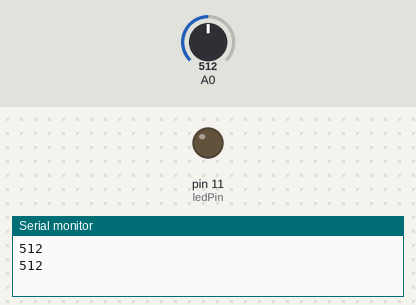
Bench run of a sketch on a simulated Arduino Uno, built with avr-gcc and run on an emulated ATmega328P. Shown: output pins drawn as LEDs (lit = HIGH), the last lines printed to the serial monitor. Inputs (shaded band) come from the test bench; at power-on: A0 = 512.

Above: at 1.8 s.
1.9 s: A0 set to 260
3.4 s: A0 set to 232
At 5.0 s:
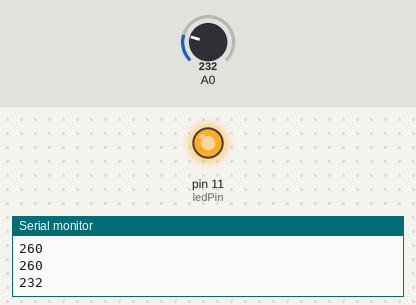
5.5 s: A0 set to 306
At 6.6 s:
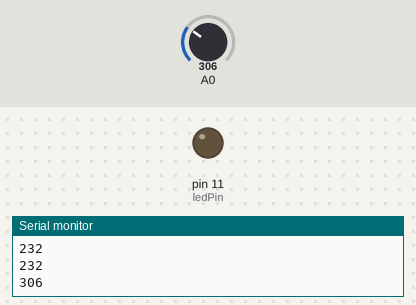
7.5 s: A0 set to 240
At 9.4 s:
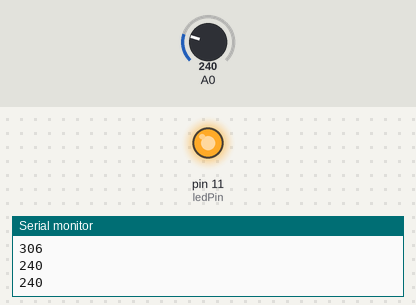
Timing chart, 0 to 10.5 s (numbered marks = the images above; inputs shaded):
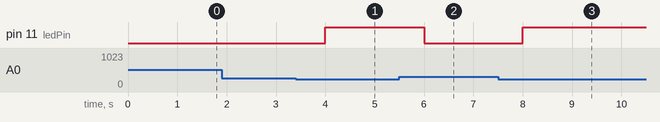

Measured:
- the behaviour switches between 250 and 249 on A0 (found by bisection; images 0 and 1)
- after the input at 3.4 s, pin 11 (ledPin): LOW → HIGH after 0.60 s
- after the input at 5.5 s, pin 11 (ledPin): HIGH → LOW after 0.50 s
- after the input at 7.5 s, pin 11 (ledPin): LOW → HIGH after 0.50 s

The sketch:

irsensortutorial.ino
```cpp
int ledPin = 11;
void setup() {
  // put your setup code here, to run once:
pinMode(A0,INPUT);
pinMode(ledPin,OUTPUT);
Serial.begin(9600);
}

void loop() {
// reading the value of the IR sensor with analogRead function.
// 0 - 5 volts will be represented in a range of 0-1023
Serial.println(analogRead(A0));
delay(1000);
if(analogRead(A0) < 250)
digitalWrite(11,HIGH);
else
digitalWrite(11,LOW);
}
```
